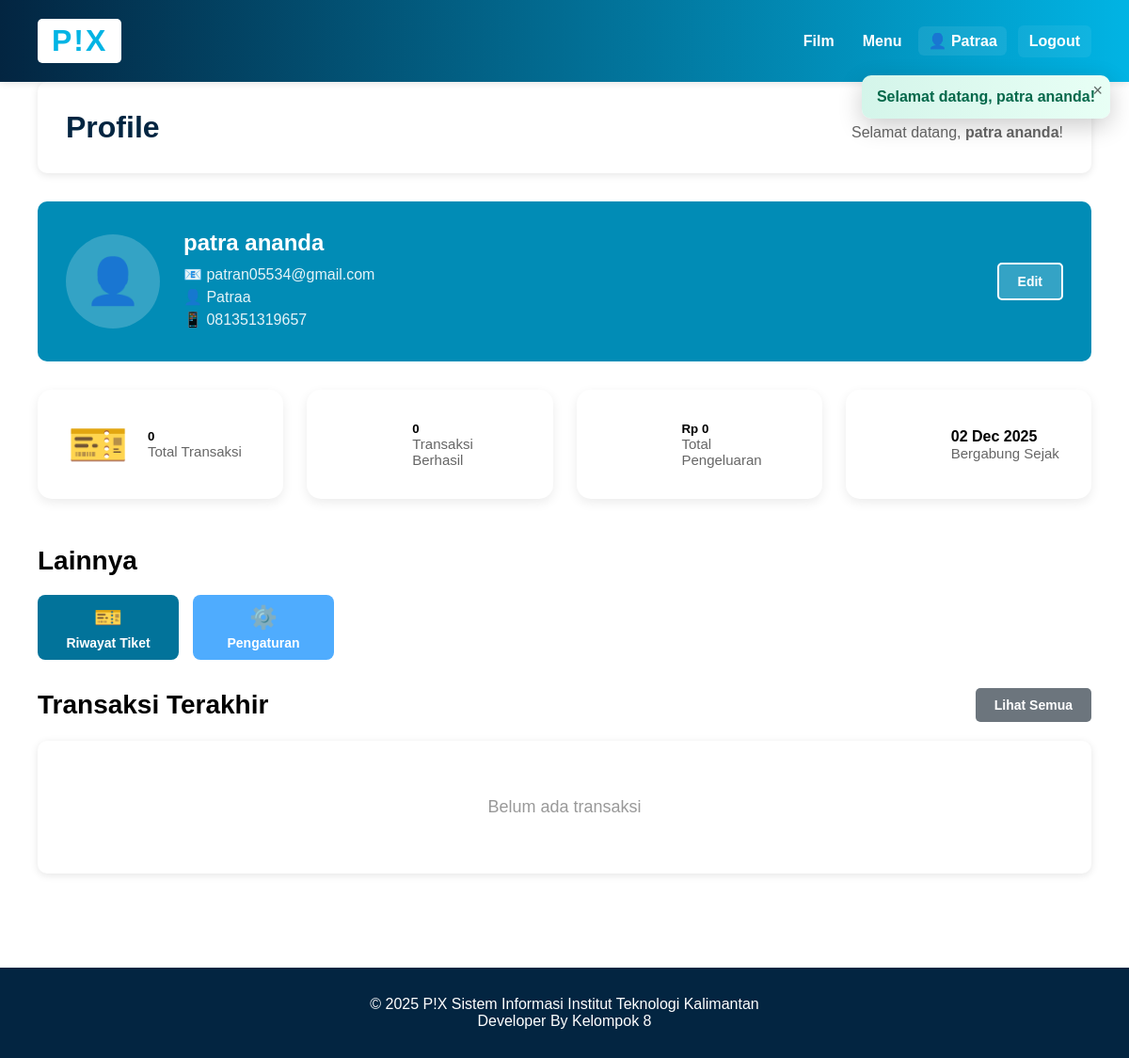
/index.php?module=user&action=dashboard (signed in), run on the app's committed database.
### tables this page shows
CREATE TABLE `user` (
  `id_user` int(11) NOT NULL,
  `username` varchar(50) NOT NULL,
  `email` varchar(100) NOT NULL,
  `password` varchar(255) NOT NULL,
  `nama_lengkap` varchar(100) NOT NULL,
  `no_telpon` varchar(20) DEFAULT NULL,
  `tanggal_lahir` date DEFAULT NULL,
  `alamat` text DEFAULT NULL,
  `tanggal_daftar` timestamp NOT NULL DEFAULT current_timestamp(),
  `status_akun` enum('aktif','nonaktif') DEFAULT 'aktif'
);

### controllers/UserController.php (called while the page is built, shortened)
<?php
require_once 'config/database.php';
require_once 'models/User.php';
require_once 'models/Transaksi.php';
class UserController {
    private $transaksi;
    public function __construct() {
        $database = new Database();
        $this->db = $database->getConnection();
        $this->user = new User($this->db);
        $this->transaksi = new Transaksi($this->db);
    }
    public function dashboard() {
        $stmt = $this->transaksi->readByUser($_SESSION['user_id']);
        $transactions = $stmt->fetchAll(PDO::FETCH_ASSOC);
        require_once 'views/user/dashboard.php';
    }
}
?>

### config/database.php (called while the page is built, shortened)
<?php
class Database {
    private $host = "localhost";
    private $db_name = "pix_database";
    private $username = "root";
    private $password = "";
    public function getConnection() {
        $this->conn = null;
        try {
            $this->conn = new PDO(
                "mysql:host=" . $this->host . ";dbname=" . $this->db_name,
                $this->username,
                $this->password
            );
            $this->conn->setAttribute(PDO::ATTR_ERRMODE, PDO::ERRMODE_EXCEPTION);
            $this->conn->exec("set names utf8mb4");
        } catch(PDOException $exception) {
            echo "Connection error: " . $exception->getMessage();
        }
        return $this->conn;
    }
}
?>

### models/User.php (called while the page is built, shortened)
<?php
require_once 'models/QueryBuilder.php';
class User {
    private $qb;
    private $table_name = "User";
    public $id_user;
    public function __construct($db) {
        $this->qb = new QueryBuilder($db);
    }
    public function readOne() {
        $row = $this->qb->reset()
            ->table($this->table_name)
            ->select('*')
            ->where('id_user', '=', $this->id_user)
            ->first();
        if ($row) {
            $this->username = $row['username'];
            $this->email = $row['email'];
            $this->nama_lengkap = $row['nama_lengkap'];
            $this->no_telpon = $row['no_telpon'];
            $this->tanggal_daftar = $row['tanggal_daftar'];
            return true;
        }
        return false;
    }
}
?>

### models/QueryBuilder.php (called while the page is built, shortened)
<?php
class QueryBuilder {
    private $pdo;
    private $table;
    private $bindings = [];
    private $select = '*';
    private $joins = [];
    private $wheres = [];
    private $orderBy = [];
    private $limit;
    public function __construct($pdo) {
        $this->pdo = $pdo;
    }
    public function table($table) {
        $this->table = $table;
        return $this;
    }
    public function select($columns = '*') {
        if (is_array($columns)) {
            $this->select = implode(', ', $columns);
        } else {
            $this->select = $columns;
        }
        return $this;
    }
    public function join($table, $first, $operator, $second, $type = 'INNER') {
        $this->joins[] = "$type JOIN $table ON $first $operator $second";
        return $this;
    }
    public function leftJoin($table, $first, $operator, $second) {
        return $this->join($table, $first, $operator, $second, 'LEFT');
    }
    public function where($column, $operator, $value = null) {
        $placeholder = ':where_' . count($this->bindings);
        $this->wheres[] = "$column $operator $placeholder";
        $this->bindings[$placeholder] = $value;
        return $this;
    }
    public function orderBy($column, $direction = 'ASC') {
        $this->orderBy[] = "$column $direction";
        return $this;
    }
    public function limit($limit) {
        $this->limit = $limit;
        return $this;
    }
    private function buildSelectQuery() {
        $query = "SELECT {$this->select} FROM {$this->table}";
        if (!empty($this->joins)) {
            $query .= ' ' . implode(' ', $this->joins);
        }
        if (!empty($this->wheres)) {
            $query .= ' WHERE ' . implode(' AND ', $this->wheres);
        }
        if (!empty($this->orderBy)) {
            $query .= ' ORDER BY ' . implode(', ', $this->orderBy);
        }
        if ($this->limit !== null) {
            $query .= " LIMIT {$this->limit}";
        }
        return $query;
    }
    public function get() {
        $query = $this->buildSelectQuery();
        $stmt = $this->pdo->prepare($query);
        $stmt->execute($this->bindings);
        return $stmt;
    }
    public function reset() {
        $this->bindings = [];
        $this->select = '*';
        $this->joins = [];
        $this->wheres = [];
        $this->orderBy = [];
        $this->limit = null;
        $this->offset = null;
        return $this;
    }
}
?>

### models/Transaksi.php (called while the page is built, shortened)
<?php
require_once 'models/QueryBuilder.php';
class Transaksi {
    private $qb;
    private $table_name = "Transaksi";
    public function __construct($db) {
        $this->qb = new QueryBuilder($db);
    }
    public function readByUser($id_user) {
        $stmt = $this->qb->reset()
            ->table($this->table_name . ' t')
            ->select('t.*, a.nama_lengkap as nama_admin')
            ->leftJoin('Admin a', 't.id_admin', '=', 'a.id_admin')
            ->where('t.id_user', '=', $id_user)
            ->orderBy('t.tanggal_transaksi', 'DESC')
            ->get();
        return $stmt;
    }
}
?>

### views/user/dashboard.php (the view, shortened to what this page needs)
<?php require_once 'views/layouts/header.php'; ?>
<div class="container">
    <div class="header-section">
        <h1>Profile </h1>
        <p style="margin: 10px 0 0 0; color: #666;">
            Selamat datang, <strong><?php echo htmlspecialchars($this->user->nama_lengkap); ?></strong>!
        </p>
    </div>
<div style="background: #018CB6; padding: 30px; border-radius: 10px; margin-bottom: 30px; color: white;">
    <div style="display: flex; align-items: center; gap: 25px;">
        <div style="width: 100px; height: 100px; background: rgba(255,255,255,0.2); border-radius: 50%; display: flex; align-items: center; justify-content: center; font-size: 48px;">
        👤
        </div>
        <div style="flex: 1;">
            <h2 style="margin: 0 0 10px 0;"><?php echo htmlspecialchars($this->user->nama_lengkap); ?></h2>
            <p style="margin: 5px 0; opacity: 0.9;">📧 <?php echo htmlspecialchars($this->user->email); ?></p>
            <p style="margin: 5px 0; opacity: 0.9;">👤 <?php echo htmlspecialchars($this->user->username); ?></p>
            <?php if($this->user->no_telpon): ?>
                <p style="margin: 5px 0; opacity: 0.9;">📱 <?php echo htmlspecialchars($this->user->no_telpon); ?></p>
            <?php endif; ?>
        </div>
        <a href="index.php?module=user&action=profile" class="btn btn-secondary" style="background: rgba(255,255,255,0.2); border: 2px solid white;">
             Edit
        </a>
    </div>
</div>
    <div class="stats-grid">
        <div class="stat-card">
            <div class="stat-icon">🎫</div>
            <div class="stat-info">
                <h5><?php echo count($transactions); ?></h5>
                <p>Total Transaksi</p>
            </div>
        </div>
        <div class="stat-card">
            <div class="stat-info">
                <h5><?php
                    $successCount = 0;
                    echo $successCount;
                ?></h5>
                <p>Transaksi Berhasil</p>
            </div>
        </div>
        <div class="stat-card">
            <div class="stat-info">
                <h5>Rp <?php
                    $totalSpent = 0;
                    echo number_format($totalSpent, 0, ',', '.');
                ?></h5>
                <p>Total Pengeluaran</p>
            </div>
        </div>
        <div class="stat-card">
            <div class="stat-info">
                <h4><?php echo date('d M Y', strtotime($this->user->tanggal_daftar)); ?></h4>
                <p>Bergabung Sejak</p>
            </div>
        </div>
    </div>
<div class="section-header" style="margin-top: 40px;">
    <h2>Lainnya</h2>
</div>
<div style="display: flex; justify-content: flex-start; gap: 15px; margin-bottom: 30px;">
    <a href="index.php?module=user&action=riwayat" style="background: #02739A; padding: 10px; border-radius: 8px; color: white; text-decoration: none; text-align: center; transition: transform 0.2s; width: 150px;" onmouseover="this.style.transform='translateY(-3px)'" onmouseout="this.style.transform='translateY(0)'">
        <div style="font-size: 24px; margin-bottom: 5px;">🎫</div>
        <h3 style="margin: 0; font-size: 14px;">Riwayat Tiket</h3>
    </a>
    <a href="index.php?module=user&action=profile" style="background: #4facfe; padding: 10px; border-radius: 8px; color: white; text-decoration: none; text-align: center; transition: transform 0.2s; width: 150px;" onmouseover="this.style.transform='translateY(-3px)'" onmouseout="this.style.transform='translateY(0)'">
        <div style="font-size: 24px; margin-bottom: 5px;">⚙️</div>
        <h3 style="margin: 0; font-size: 14px;">Pengaturan</h3>
    </a>
</div>
    <div class="section-header">
        <h2>Transaksi Terakhir</h2>
        <a href="index.php?module=user&action=riwayat" class="btn btn-secondary">Lihat Semua</a>
    </div>
    <?php if(empty($transactions)): ?>
        <div class="empty-state">
            <p>Belum ada transaksi</p>
        </div>
    <?php endif; ?>
</div>
<?php require_once 'views/layouts/footer.php'; ?>

### assets/style.css (style rules this page uses)
* { margin: 0; padding: 0; box-sizing: border-box; }
html, body { margin: 0; padding: 0; font-family: 'Source Sans Pro', Arial, sans-serif; background: #ffffff; min-height: 100vh; color: #000000; }
.container { max-width: 1400px; margin: 0 auto; padding: 0 40px 40px; }
.section-header { display: flex; justify-content: space-between; align-items: center; margin-bottom: 20px; }
.section-header h2 { font-size: 28px; font-weight: 600; color: #000000; }
.btn { padding: 10px 20px; border: none; border-radius: 5px; cursor: pointer; text-decoration: none; display: inline-block; font-weight: 600; transition: all 0.3s; font-size: 14px; }
.btn-secondary { background: #6c757d; color: white; }
.header-section { background: white; padding: 30px; border-radius: 10px; margin-bottom: 30px; box-shadow: 0 2px 8px rgba(0,0,0,0.1); display: flex; justify-content: space-between; align-items: center; }
.header-section h1 { color: #032541; font-size: 32px; }
.stats-grid { display: grid; grid-template-columns: repeat(auto-fit, minmax(250px, 1fr)); gap: 25px; margin-bottom: 50px; }
.stat-card { background: white; padding: 30px; border-radius: 15px; box-shadow: 0 4px 12px rgba(0,0,0,0.08); display: flex; align-items: center; gap: 20px; transition: all 0.3s ease; border: 2px solid transparent; }
.stat-icon { font-size: 52px; line-height: 1; min-width: 60px; text-align: center; }
.stat-info { flex: 1; }
.stat-info p { font-size: 15px; color: #666; margin: 0; font-weight: 500; }
.empty-state { background: white; padding: 60px; border-radius: 10px; text-align: center; box-shadow: 0 2px 8px rgba(0,0,0,0.1); }
.empty-state p { font-size: 18px; color: #999; }

### data on the page
user: nama_lengkap "patra ananda", email "patran05534@gmail.com", username "Patraa", no_telpon "081351319657", tanggal_daftar "02 Dec 2025"

### other printed values
$_SESSION['user_username'] "Patraa"
$msg "Selamat datang, patra ananda!"
count($transactions) "0"
$successCount "0"
$totalSpent "0"
